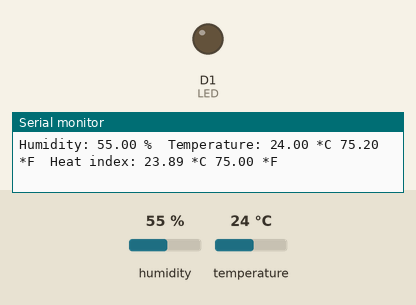
This sketch was run on a simulated ESP8266 (NodeMCU). Shown: output pins drawn as LEDs (lit = HIGH), the last lines printed to the serial monitor. The inputs (shaded band) are chosen by the test bench; at power-on: temperature 24 °C, humidity 55 %.

Above: at 5.1 s.
5.2 s: temperature set to 30.7 °C
8.4 s: temperature set to 31.9 °C
At 9.4 s:
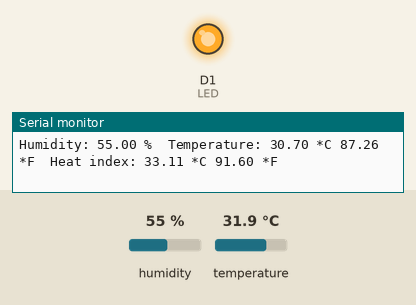
15.1 s: temperature set to 12 °C
At 16.0 s:
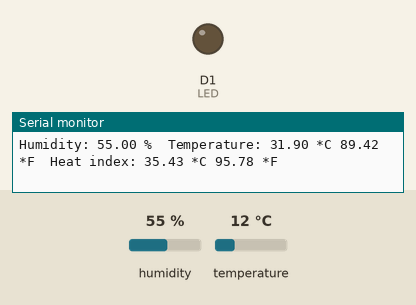
18.3 s: temperature set to 33 °C
At 20.0 s:
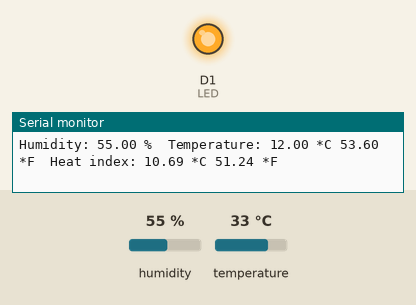
Timing chart, 0 to 25.9 s (numbered marks = the images above; inputs shaded):
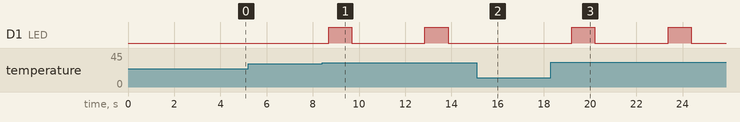

The sketch:

Contactless-Temperature-Sketch.ino
```cpp
#include "DHT.h"

#define DHTPIN 4     // what digital pin the DHT22 is conected to
#define DHTTYPE DHT22   // there are multiple kinds of DHT sensors
#define LED D1

DHT dht(DHTPIN, DHTTYPE);

void setup() {
  Serial.begin(9600);
  Serial.setTimeout(2000);

  // Wait for serial to initialize.
  while(!Serial) { }

  dht.begin();

  Serial.println("Device Started");
  Serial.println("-------------------------------------");
  Serial.println("Running DHT!");
  Serial.println("-------------------------------------");
  pinMode(LED, OUTPUT);
}

int timeSinceLastRead = 0;
void loop() {
  // Report every 2 seconds.
  if(timeSinceLastRead > 2000) {
    // Reading temperature or humidity takes about 250 milliseconds!
    // Sensor readings may also be up to 2 seconds 'old' (its a very slow sensor)
    float h = dht.readHumidity();
    // Read temperature as Celsius (the default)

    float t = dht.readTemperature();
    // Read temperature as Fahrenheit (isFahrenheit = true)
    if(t>31.3)
    {
      digitalWrite(LED, HIGH);
      delay(1000);
      digitalWrite(LED, LOW);
      delay(1000);

      Serial.println("Temperature Value exceeded...LED Starts Blinking ");
    }
    else
    {
      Serial.println("Temperature Value is within range...You may enter");
    }

    float f = dht.readTemperature(true);

    // Check if any reads failed and exit early (to try again).
    if (isnan(h) || isnan(t) || isnan(f)) {
      Serial.println("Failed to read from DHT sensor!");
      timeSinceLastRead = 0;
      return;
    }

    // Compute heat index in Fahrenheit (the default)
    float hif = dht.computeHeatIndex(f, h);
    // Compute heat index in Celsius (isFahreheit = false)
    float hic = dht.computeHeatIndex(t, h, false);

    Serial.print("Humidity: ");
    Serial.print(h);
    Serial.print(" %\t");
    Serial.print("Temperature: ");
    Serial.print(t);
    Serial.print(" *C ");
    Serial.print(f);
    Serial.print(" *F\t");
    Serial.print("Heat index: ");
    Serial.print(hic);
    Serial.print(" *C ");
    Serial.print(hif);
    Serial.println(" *F");

    timeSinceLastRead = 0;
  }
  delay(100);
  timeSinceLastRead += 100;
}
```

Measured:
- the behaviour switches between 31.3 and 31.4 °C on temperature (found by bisection; images 0 and 1)
- after the input at 8.4 s, D1 (LED): alternates HIGH for 1.0 s and LOW for 3.2 s, starting after 0.28 s
- after the input at 15.1 s, D1 (LED): stays LOW (without the input it goes to HIGH after 1.9 s)
- after the input at 18.3 s, D1 (LED): alternates HIGH for 1.0 s and LOW for 3.2 s, starting after 0.90 s
